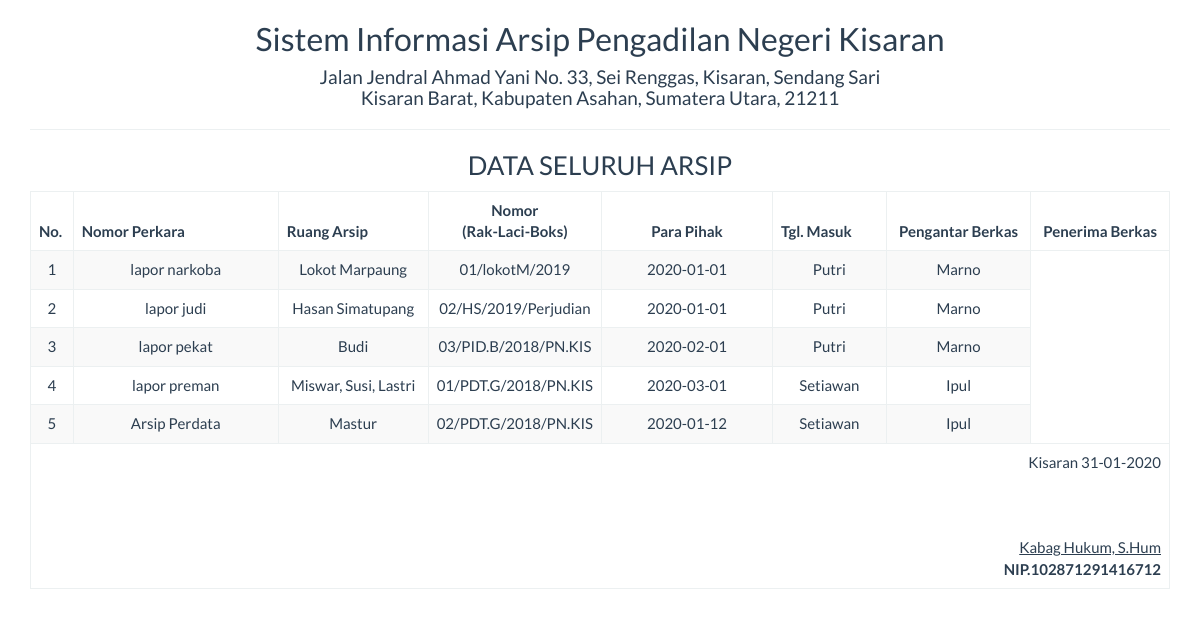
Page /report/arsip_semua.php on the committed database.
### tables this page shows
CREATE TABLE IF NOT EXISTS `tbl_pengaduan` (
`id` int(5) NOT NULL,
  `masalah` varchar(25) NOT NULL,
  `nama_pelapor` varchar(100) NOT NULL,
  `no_pelapor` varchar(50) NOT NULL,
  `tgl_masuk` date NOT NULL,
  `penerima` varchar(50) NOT NULL,
  `pemberi` varchar(50) NOT NULL,
  `status` varchar(25) NOT NULL,
  `keterangan` varchar(100) NOT NULL
);

### report/arsip_semua.php (the view, shortened to what this page needs)
<!DOCTYPE html>
<html>
    <head>
        <link href="../Assets/css/bootstrap.min.css" rel="stylesheet" type="text/css"/>
    </head>
    <body onload="print()">
        <?php
        include '../config/koneksi.php';
        ?>
        <div class="container">
            <div class='row'>
                <div class="col-sm-12">
                    <div class="text-center">
                        <h2>Sistem Informasi Arsip Pengadilan Negeri Kisaran </h2>
                        <h4>Jalan Jendral Ahmad Yani No. 33, Sei Renggas, Kisaran, Sendang Sari <br> Kisaran Barat, Kabupaten Asahan, Sumatera Utara, 21211</h4>
                        <hr>
                        <h3>DATA SELURUH ARSIP</h3>
                        <table class="table table-bordered table-striped table-hover">
                        <tbody>
                                <thead>
								<tr>
									<th>No.</th><th width="18%">Nomor Perkara</th><th>Ruang Arsip</th><th width="14%"><center>Nomor <br> (Rak-Laci-Boks)</center></th><th width="15%"><center>Para Pihak</center></th><th width="10%">Tgl. Masuk</th><th><center>Pengantar Berkas</center></th><th><center>Penerima Berkas</center></th>
								</tr>
								</thead>
							<tbody>
                            <?php
                            $sql = "SELECT * FROM tbl_pengaduan";
                            $query = mysqli_query($koneksi, $sql) or die("SQL Anda Salah");
                            $nomor = 0;
                            while ($data = mysqli_fetch_array($query)) {
                                $nomor++;
                                ?>
                                <tr>
                                    <td><?= $nomor ?></td>
                                    <td><?= $data['masalah'] ?></td>
                                    <td><?= $data['nama_pelapor'] ?></td>
                                    <td><?= $data['no_pelapor'] ?></td>
                                    <td><?= $data['tgl_masuk'] ?></td>
                                    <td><?= $data['pemberi'] ?></td>
                                    <td><?= $data['penerima'] ?></td>
                                </tr>
                            <?php } ?>
							</tbody>
                        </tbody>
                            <tfoot>
                                <tr>
                                    <td colspan="8" class="text-right">
                                        Kisaran  <?= date("d-m-Y") ?>
                                        <br><br><br><br>
                                        <u>Kabag Hukum, S.Hum<strong></u><br>
                                        NIP.102871291416712
									</td>
								</tr>
							</tfoot>
                        </table>
                    </div>
                </div>
            </div>
    </body>
</html>

### rows in the picture
tbl_pengaduan: masalah "lapor narkoba", nama_pelapor "Lokot Marpaung", no_pelapor "01/lokotM/2019", tgl_masuk "2020-01-01", pemberi "Putri", penerima "Marno"
tbl_pengaduan: masalah "lapor judi", nama_pelapor "Hasan Simatupang", no_pelapor "02/HS/2019/Perjudian", tgl_masuk "2020-01-01", pemberi "Putri", penerima "Marno"
tbl_pengaduan: masalah "lapor pekat", nama_pelapor "Budi", no_pelapor "03/PID.B/2018/PN.KIS", tgl_masuk "2020-02-01", pemberi "Putri", penerima "Marno"
tbl_pengaduan: masalah "lapor preman", nama_pelapor "Miswar, Susi, Lastri", no_pelapor "01/PDT.G/2018/PN.KIS", tgl_masuk "2020-03-01", pemberi "Setiawan", penerima "Ipul"
tbl_pengaduan: masalah "Arsip Perdata", nama_pelapor "Mastur", no_pelapor "02/PDT.G/2018/PN.KIS", tgl_masuk "2020-01-12", pemberi "Setiawan", penerima "Ipul"
